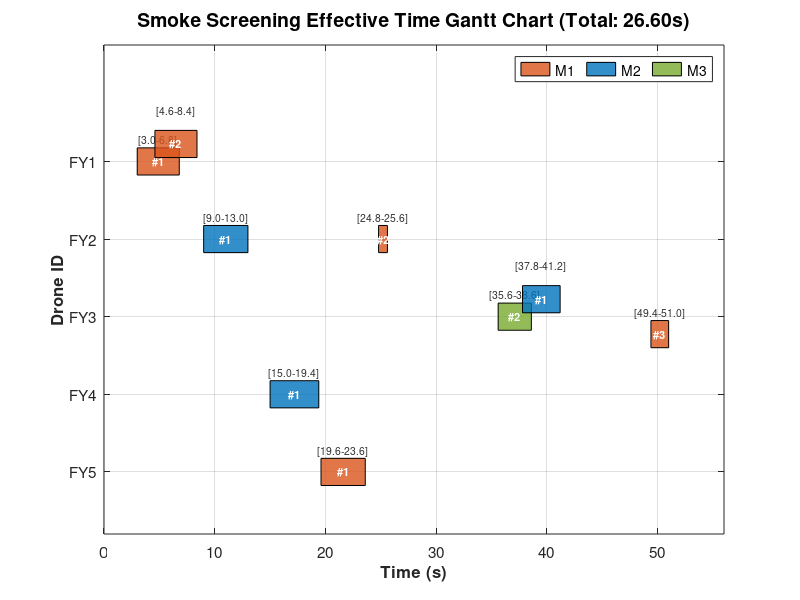

Source code (MATLAB):
clc; clear; close all;

%% 1. Data Input
% Format: {DroneID, BombID, TargetID, StartTime, EndTime}
taskDataRaw = {
    'FY1', '#1', 'M1',  3.00,  6.80;
    'FY1', '#2', 'M1',  4.60,  8.40;
    'FY2', '#1', 'M2',  9.00, 13.00;
    'FY2', '#2', 'M1', 24.80, 25.60;
    'FY3', '#2', 'M3', 35.60, 38.60; 
    'FY3', '#1', 'M2', 37.80, 41.20;
    'FY3', '#3', 'M1', 49.40, 51.00;
    'FY4', '#1', 'M2', 15.00, 19.40;
    'FY5', '#1', 'M1', 19.60, 23.60;
};

% Sort by Drone ID and Start Time to ensure correct stacking logic
[~, idx] = sortrows(taskDataRaw, [1, 4]);
taskData = taskDataRaw(idx, :);

%% 2. Plot Settings
droneNames = {'FY5', 'FY4', 'FY3', 'FY2', 'FY1'}; % Y-axis from bottom to top
n_drones = length(droneNames);

% Define Colors for Targets
targetColors = containers.Map();
targetColors('M1') = [0.85, 0.33, 0.10]; % Orange-Red
targetColors('M2') = [0.00, 0.45, 0.74]; % Blue
targetColors('M3') = [0.47, 0.67, 0.19]; % Green

barHeight = 0.35;    % Height of a single bar
levelSpacing = 0.45; % Vertical spacing between overlapping tasks

figure('Color', 'w', 'Position', [100, 100, 1200, 700]);
hold on; grid on; box on;

h_legend = [];
legend_labels = {};

%% 3. Plotting with Overlap Handling
% Map to track the end time of each level for each drone
droneLevels = containers.Map(); 
for i = 1:n_drones
    droneLevels(droneNames{i}) = []; 
end

for i = 1:size(taskData, 1)
    droneID = taskData{i, 1};
    bombID = taskData{i, 2};
    targetID = taskData{i, 3};
    t_start = taskData{i, 4};
    t_end = taskData{i, 5};
    
    base_y_idx = find(strcmp(droneNames, droneID));
    
    % --- Level Calculation Logic ---
    levels = droneLevels(droneID);
    task_level = 0;
    foundLevel = false;
    
    % Try to find a level where this task fits without overlapping
    for lvl = 1:length(levels)
        if t_start >= levels(lvl) 
            task_level = lvl - 1; 
            levels(lvl) = t_end; 
            foundLevel = true;
            break;
        end
    end
    
    % Create a new level if needed
    if ~foundLevel
        task_level = length(levels);
        levels = [levels, t_end];
    end
    droneLevels(droneID) = levels;
    % -------------------------------
    
    % Calculate Y position
    y_center = base_y_idx + task_level * levelSpacing - (length(levels)-1)*levelSpacing/2;
    
    % Get Color
    if isKey(targetColors, targetID)
        c = targetColors(targetID);
    else
        c = [0.5 0.5 0.5];
    end
    
    % Draw Patch
    x_patch = [t_start, t_end, t_end, t_start];
    y_low = y_center - barHeight/2;
    y_high = y_center + barHeight/2;
    y_patch = [y_low, y_low, y_high, y_high];
    
    h = patch(x_patch, y_patch, c, 'EdgeColor', 'k', 'FaceAlpha', 0.8, 'LineWidth', 0.5);
    
    % Handle Legend (Unique entries only)
    if ~ismember(targetID, legend_labels)
        h_legend = [h_legend, h]; %#ok<AGROW>
        legend_labels = [legend_labels, targetID]; %#ok<AGROW>
    end
    
    % Text: Bomb ID (Inside bar)
    mid_x = (t_start + t_end) / 2;
    text(mid_x, y_center, bombID, ...
        'HorizontalAlignment', 'center', 'VerticalAlignment', 'middle', ...
        'FontSize', 8, 'FontWeight', 'bold', 'Color', 'w');
        
    % Text: Time Interval (Outside bar, alternating position)
    label_y_pos = y_high + 0.1;
    if mod(task_level, 2) ~= 0
        label_y_pos = label_y_pos + 0.15;
    end
    
    text(mid_x, label_y_pos, sprintf('[%.1f-%.1f]', t_start, t_end), ...
        'HorizontalAlignment', 'center', 'FontSize', 7.5, 'Color', [0.2 0.2 0.2], 'Interpreter', 'none');
end

%% 4. Axes and Labels (English)
set(gca, 'YTick', 1:n_drones, 'YTickLabel', droneNames, 'FontSize', 11);
xlabel('Time (s)', 'FontSize', 12, 'FontWeight', 'bold');
ylabel('Drone ID', 'FontSize', 12, 'FontWeight', 'bold');

% Title in English
title('Smoke Screening Effective Time Gantt Chart (Total: 26.60s)', 'FontSize', 14);

max_time = max([taskData{:, 5}]);
xlim([0, max_time + 5]);
ylim([0.2, n_drones + 1.5]); 

% Legend in English (Sorted)
[~, sort_idx] = sort(legend_labels);
% Assuming targets are named M1, M2, etc. If you want "Target M1", modify below:
legend(h_legend(sort_idx), legend_labels(sort_idx), ...
    'Location', 'NorthEast', 'Orientation', 'horizontal', 'FontSize', 10, 'Box', 'on');

hold off;